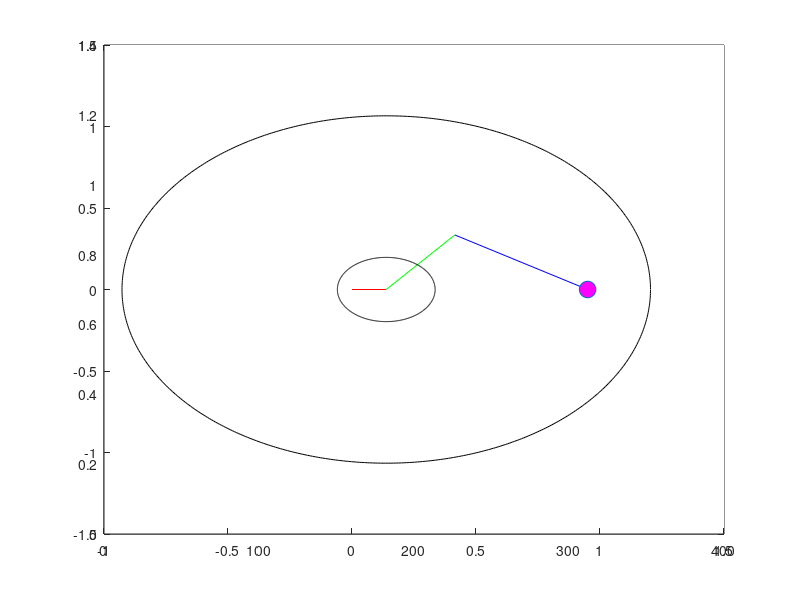

The MATLAB source for this figure:
mx="0";
m=0.95;

theta_f1=0:0.001:2*pi;
dead_time=0.0;
% m=0;
n=0;
D1=(1+m*sin(theta_f1)+(n/6)*sawtooth(3*theta_f1+pi/2,1/2))/2;
D1(D1<dead_time)=dead_time;
D1(D1>(1-dead_time))=1-dead_time;
% S1=(2/pi)*sin(pi*D1)*cos(theta_c);
S1=(2/pi)*sin(pi*(D1));
theta_f2=theta_f1-2*pi/3;
D2=(1+m*sin(theta_f2)+(n/6)*sawtooth(3*theta_f2+pi/2,1/2))/2;
D2(D2<dead_time)=dead_time;
D2(D2>(1-dead_time))=1-dead_time;
D2=(1+m*sin(theta_f2)+(n/6)*sawtooth(3*theta_f2+pi/2,1/2))/2;
S2=(2/pi)*sin(pi*(D2));

theta_f3=theta_f1+2*pi/3;
D3=(1+m*sin(theta_f3)+(n/6)*sawtooth(3*theta_f3+pi/2,1/2))/2;
D3(D3<dead_time)=dead_time;
D3(D3>(1-dead_time))=1-dead_time;
D3=(1+m*sin(theta_f3)+(n/6)*sawtooth(3*theta_f3+pi/2,1/2))/2;
S3=(2/pi)*sin(pi*(D3));
figure();
plot(theta_f1*180/pi,S1);
hold on;
plot(theta_f1*180/pi,2*S2);
hold on;
plot(theta_f1*180/pi,S3);

%%
i=length(S1);
phi=65;
ix=int32(i*phi/360);
A=S1(ix);
B= 2*S2(ix);
C=S3(ix);
D=0.95;
%%
if B-C ~= 0
    if D >= A-abs(B-C) && D <= A+abs(B-C)
     theta =acos((A^2-(B-C)^2+D^2)/(2*A*D));
    else
        theta=0;
    end
% elseif B<C
% 
%     if D > A+(B-C) && D < A-(B-C)
%         theta =acos((A^2+(C-B)^2-D^2)/(2*A*D))
%     else
%         theta=0;
%     end
%     
else
    
    theta=0;

end

    
XE=D*cos(theta);
YE=D*sin(theta);

% alpha=pi;
% beta= 2*atan2((A - B - C + D)*(-((A + B + C + D)*(A + B - C + D))/((A - B - C + D)^3*(A - B + C + D)))^(1/2));
% gamma=-2*atan2(((A - B - C + D)^2*(-((A + B + C + D)*(A + B - C + D))/((A - B - C + D)^3*(A - B + C + D)))^(1/2))/(A + B - C + D));

alpha=0;
beta=2*atan((((8*B^2*C*YE)/((A^2 - 2*A*XE - B^2 + 2*B*C - C^2 + XE^2 + YE^2)*(A^2 - 2*A*B - 2*A*XE + B^2 + 2*B*XE - C^2 + XE^2 + YE^2)) + (4*B*C*((A^2 - 2*A*XE - B^2 + 2*B*C - C^2 + XE^2 + YE^2)*(- A^2 + 2*A*XE + B^2 + 2*B*C + C^2 - XE^2 - YE^2))^(1/2))/((A^2 - 2*A*XE - B^2 + 2*B*C - C^2 + XE^2 + YE^2)*(A^2 - 2*A*B - 2*A*XE + B^2 + 2*B*XE - C^2 + XE^2 + YE^2)))*(A^2 - 2*A*XE - B^2 + 2*B*C - C^2 + XE^2 + YE^2))/(4*B*C));
gamma= -2*atan(((A^2 - 2*A*XE - B^2 + 2*B*C - C^2 + XE^2 + YE^2)*(- A^2 + 2*A*XE + B^2 + 2*B*C + C^2 - XE^2 - YE^2))^(1/2)/(A^2 - 2*A*XE - B^2 + 2*B*C - C^2 + XE^2 + YE^2));

XE_1 = real(A*cos(alpha));
YE_1 = real(A*sin(alpha));

XE_2 = real(A*cos(alpha)+B*cos(alpha+beta));
YE_2 = real(A*sin(alpha)+B*sin(alpha+beta));

XE_3 = real(A*cos(alpha) + B*cos(alpha+beta) + C*cos(alpha+beta+gamma));
YE_3 = real(A*sin(alpha) + B*sin(alpha+beta) + C*sin(alpha+beta+gamma));

figure1=figure(1);
axes1 = axes('Parent',figure1);
hold(axes1,'on');
hold on;
plot([0 XE_1], [0 YE_1],'r');
plot([XE_1 XE_2], [YE_1 YE_2],'g');
plot([XE_2 XE_3], [YE_2 YE_3],'b');
plot(XE_3,YE_3,'o','MarkerSize',12,'MarkerFaceColor','m')
sqrt(XE_3^2+YE_3^2)





%%
y=0;

r=abs(B-C);

x=A;

ang=0:0.01:2*pi; 

xp=r*cos(ang);
yp=r*sin(ang);

plot(x+xp,y+yp,'k');


r=abs(B+C);

x=A;


xp=r*cos(ang);
yp=r*sin(ang);
plot(x+xp,y+yp,'k');





